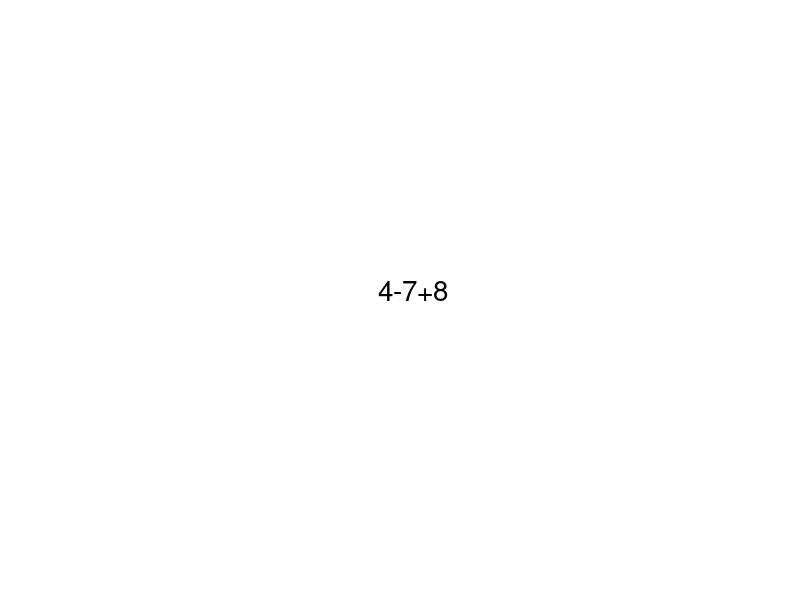

Recreate this plot in MATLAB. (Note: this script raises an error after producing the figure.)
trial_num = 90;
stim_set = repelem([1:3],30); % a vector of 15 times of each condition number
stim_set = stim_set(randperm(numel(stim_set))); % shuffle condition order
% open a figure
hf=figure('Toolbar','none','Menubar','none','NumberTitle','off',...
    'Units','normalized','position',[0 0 1 1],'Color',[1 1 1]);
% display instructions
fig_text1 = text(0.5,0.5,{'In this experiment you will be presented with figures and math problems.','If the expression is equal or above 5, press K. If the expression is below 5, press S' ,'You will need to react as fast as you can.','To start the experiment please press any button'}, 'FontSize', 14, 'FontWeight', 'bold','HorizontalAlignment','center');
axis off;
pause;
clf(hf);
for i = 1:trial_num
    tic;
    if stim_set(i) == 1
        num(i) = randi(9);
        text(0.5,0.5,num2str(num(i)),'FontSize',20,'HorizontalAlignment','center','VerticalAlignment','middle');
        axis off;
    elseif stim_set(i) == 2
        num1 =  randi(9);
        num2 =  randi(9);
        mark =  randi(2); % if mark = 1, the math problem is +, if mark = 2, the math problem is -.
        if mark == 1
            text(0.5,0.5,[num2str(num1) '+' num2str(num2)],'FontSize',20,'HorizontalAlignment','center','VerticalAlignment','middle');
            axis off;
            num(i) = num1 + num2;
        else
            text(0.5,0.5,[num2str(num1) '-' num2str(num2)],'FontSize',20,'HorizontalAlignment','center','VerticalAlignment','middle');
            axis off;
            num(i) = num1-num2;
        end
    else
        num1 =  randi(9);
        num2 =  randi(9);
        num3 = randi(9);
        mark = randi(4); % 1 = (+,+), 2 = (-,-), 3 = (+,-), 4 = (-,+)
        if mark == 1
            text(0.5,0.5,[num2str(num1) '+' num2str(num2) '+' num2str(num3)],'FontSize',20,'HorizontalAlignment','center','VerticalAlignment','middle');
            axis off;
            num(i) = num1 + num2 + num3;
        elseif mark == 2
            text(0.5,0.5,[num2str(num1) '-' num2str(num2) '-' num2str(num3)],'FontSize',20,'HorizontalAlignment','center','VerticalAlignment','middle');
            axis off;
            num(i) = num1 - num2 - num3;
        elseif mark == 3
            text(0.5,0.5,[num2str(num1) '+' num2str(num2) '-' num2str(num3)],'FontSize',20,'HorizontalAlignment','center','VerticalAlignment','middle');
            axis off;
            num(i) = num1 + num2 - num3;
        else
            text(0.5,0.5,[num2str(num1) '-' num2str(num2) '+' num2str(num3)],'FontSize',20,'HorizontalAlignment','center','VerticalAlignment','middle');
            axis off;
            num(i) = num1 - num2 + num3;
        end        
    end
    pause;trial_num = 90;
stim_set = repelem([1:3],30); % a vector of 15 times of each condition number
stim_set = stim_set(randperm(numel(stim_set))); % shuffle condition order
% open a figure
hf=figure('Toolbar','none','Menubar','none','NumberTitle','off',...
    'Units','normalized','position',[0 0 1 1],'Color',[1 1 1]);
% display instructions
fig_text1 = text(0.5,0.5,{'In this experiment you will be presented with figures and math problems.','If the expression is equal or above 5, press K. If the expression is below 5, press S' ,'You will need to react as fast as you can.','To start the experiment please press any button'}, 'FontSize', 14, 'FontWeight', 'bold','HorizontalAlignment','center');
axis off;
pause;
clf(hf);
for i = 1:trial_num
    tic;
    if stim_set(i) == 1
        num(i) = randi(9);
        text(0.5,0.5,num2str(num(i)),'FontSize',20,'HorizontalAlignment','center','VerticalAlignment','middle');
        axis off;
    elseif stim_set(i) == 2
        num1 =  randi(9);
        num2 =  randi(9);
        mark =  randi(2); % if mark = 1, the math problem is +, if mark = 2, the math problem is -.
        if mark == 1
            text(0.5,0.5,[num2str(num1) '+' num2str(num2)],'FontSize',20,'HorizontalAlignment','center','VerticalAlignment','middle');
            axis off;
            num(i) = num1 + num2;
        else
            text(0.5,0.5,[num2str(num1) '-' num2str(num2)],'FontSize',20,'HorizontalAlignment','center','VerticalAlignment','middle');
            axis off;
            num(i) = num1-num2;
        end
    else
        num1 =  randi(9);
        num2 =  randi(9);
        num3 = randi(9);
        mark = randi(4); % 1 = (+,+), 2 = (-,-), 3 = (+,-), 4 = (-,+)
        if mark == 1
            text(0.5,0.5,[num2str(num1) '+' num2str(num2) '+' num2str(num3)],'FontSize',20,'HorizontalAlignment','center','VerticalAlignment','middle');
            axis off;
            num(i) = num1 + num2 + num3;
        elseif mark == 2
            text(0.5,0.5,[num2str(num1) '-' num2str(num2) '-' num2str(num3)],'FontSize',20,'HorizontalAlignment','center','VerticalAlignment','middle');
            axis off;
            num(i) = num1 - num2 - num3;
        elseif mark == 3
            text(0.5,0.5,[num2str(num1) '+' num2str(num2) '-' num2str(num3)],'FontSize',20,'HorizontalAlignment','center','VerticalAlignment','middle');
            axis off;
            num(i) = num1 + num2 - num3;
        else
            text(0.5,0.5,[num2str(num1) '-' num2str(num2) '+' num2str(num3)],'FontSize',20,'HorizontalAlignment','center','VerticalAlignment','middle');
            axis off;
            num(i) = num1 - num2 + num3;
        end        
    end
    pause;
    res_key = get(hf,'CurrentCharacter');
    res_time = toc;
    % save responses
    responses(i,1) = stim_set(i);
    responses(i,2) = res_key;
    responses(i,3) = res_time;
    if num(i) < 5 && res_key == 115
       responses(i,4) = 1;
    elseif num(i) >= 5 && res_key == 107
       responses(i,4) = 1;
    else
        responses(i,4) = 0;
    end
    clf(hf);
end
close gcf;
save('Responses_may.mat','responses');


    res_key = get(hf,'CurrentCharacter');
    res_time = toc;
    % save responses
    responses(i,1) = stim_set(i);
    responses(i,2) = res_key;
    responses(i,3) = res_time;
    if num(i) < 5 && res_key == 115
       responses(i,4) = 1;
    elseif num(i) >= 5 && res_key == 107
       responses(i,4) = 1;
    else
        responses(i,4) = 0;
    end
    clf(hf);
end
close gcf;


cond1 = responses(responses(:,1) == 1,:);
%split conditions
cond1 = responses(responses(:,1) == 1,:);
cond2 = responses(responses(:,1) == 2,:);
cond3 = responses(responses(:,1) == 3,:);
% split responses for each condition
cond1_hit_s = cond1((cond1(:,4)==1&cond1(:,2)==115),3);
cond1_miss_s = cond1((cond1(:,4)==0&cond1(:,2)==115),3);
cond1_hit_k = cond1((cond1(:,4)==1&cond1(:,2)==107),3);
cond1_miss_k = cond1((cond1(:,4)==0&cond1(:,2)==107),3);

cond2_hit_s = cond2((cond2(:,4)==1&cond2(:,2)==115),3);
cond2_miss_s = cond2((cond2(:,4)==0&cond2(:,2)==115),3);
cond2_hit_k = cond2((cond2(:,4)==1&cond2(:,2)==107),3);
cond2_miss_k = cond2((cond2(:,4)==0&cond2(:,2)==107),3);

cond3_hit_s = cond3((cond3(:,4)==1&cond3(:,2)==115),3);
cond3_miss_s = cond3((cond3(:,4)==0&cond3(:,2)==115),3);
cond3_hit_k = cond3((cond3(:,4)==1&cond3(:,2)==107),3);
cond3_miss_k = cond3((cond3(:,4)==0&cond3(:,2)==107),3);

mean_rt_cond1 = [mean(cond1_hit_s) mean(cond1_miss_s) mean(cond1_hit_k) mean(cond1_miss_k)];
mean_rt_cond2 = [mean(cond2_hit_s) mean(cond2_miss_s) mean(cond2_hit_k) mean(cond2_miss_k)];
mean_rt_cond3 = [mean(cond3_hit_s) mean(cond3_miss_s) mean(cond3_hit_k) mean(cond3_miss_k)];

figure();
subplot(1,2,1);
bar([mean_rt_cond1' mean_rt_cond2' mean_rt_cond3']);
xticklabels({'<5 Hit','<5 Miss','>5 Hit','>5 Miss'});
legend('cond1','cond2','cond3');
title('mean reaction time for each reaction type');
ylabel('time[seconds]');
subplot(1,2,2);
bar([mean(cond1(:,3)) mean(cond2(:,3)) mean(cond3(:,3))]);
hold on;
errorbar([mean(cond1(:,3)) mean(cond2(:,3)) mean(cond3(:,3))],[std(cond1(:,3)) std(cond2(:,3)) std(cond3(:,3))],'Marker','+','Color','k')
title('mean reaction time for each condition');
ylabel('time[seconds]');


